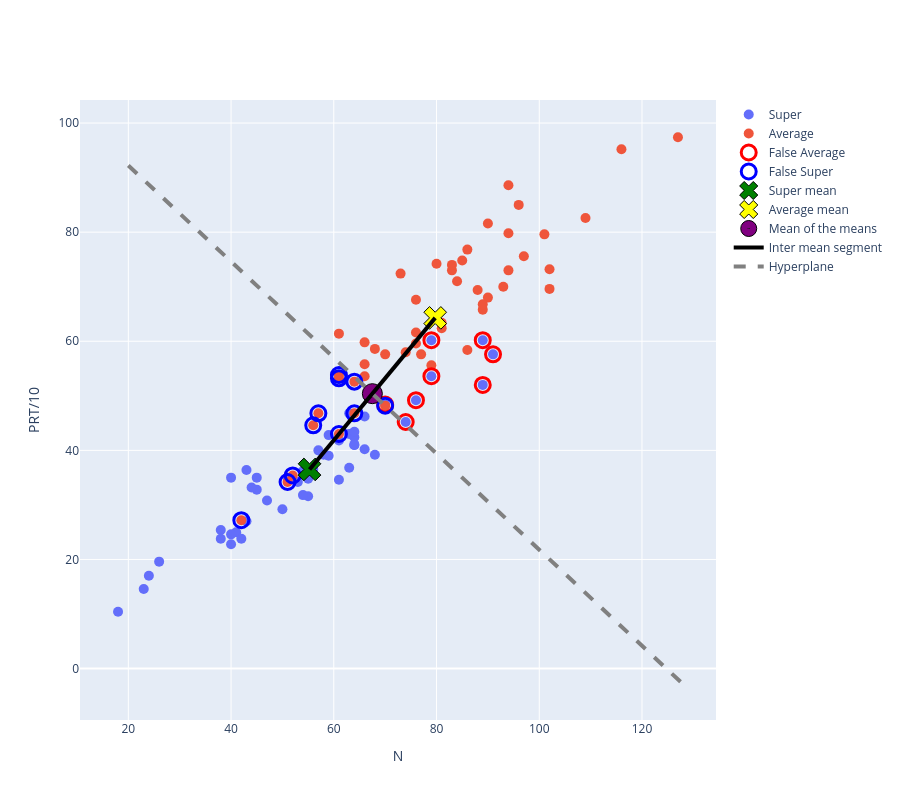

The notebook cell this image was saved under:
### Markdown cell above
-Represent geometrically the samples, class means, and decision hyperplane?

### Code cell
# Create a new Plotly figure
fig = go.Figure()

# Plot the samples belonging to the "Super" class
# N is plotted on the x-axis and PRT/10 on the y-axis
fig.add_trace(go.Scatter(
    x=NSup, y=PRT10Sup, name='Super'
))

# Optional: customize the marker color and size
# fig.update_traces(marker=dict(color='green', size=10))

# Plot the samples belonging to the "Average" class
fig.add_trace(go.Scatter(
    x=NAvg, y=PRT10Avg, name='Average'
))

# Set the marker size for all traces added so far
fig.update_traces(marker=dict(size=10))


# Identify the indices of incorrectly classified "Average" samples
# Add the number of "Super" samples to obtain their positions in X
ixFP = np.where(y[ixAverage] != yp[ixAverage])[0] + 50

# Identify the indices of incorrectly classified "Super" samples
ixFN = np.where(y[ixSuper] != yp[ixSuper])[0]

# Highlight the incorrectly classified "Super" samples
# These are false negatives: "Super" samples predicted as "Average"
fig.add_trace(go.Scatter(
    x=X[ixFN, 0],
    y=X[ixFN, 1],
    name='False Average',
    marker_size=15,
    marker_symbol="circle-open",
    marker=dict(
        color="red",
        line=dict(width=3, color='red')
    )
))

# Highlight the incorrectly classified "Average" samples
# These are false positives: "Average" samples predicted as "Super"
fig.add_trace(go.Scatter(
    x=X[ixFP, 0],
    y=X[ixFP, 1],
    name='False Super',
    marker_size=15,
    marker_symbol="circle-open",
    marker=dict(
        color="blue",
        line=dict(width=3, color='blue')
    )
))


# Plot the mean vector of the "Super" class
# The mean is represented by a green cross
fig.add_trace(go.Scatter(
    x=muSup[0],
    y=muSup[1],
    marker_size=20,
    marker_symbol='x',
    name='Super mean',
    marker=dict(
        color="green",
        line=dict(width=1, color='black')
    )
))

# Plot the mean vector of the "Average" class
# The mean is represented by a yellow cross
fig.add_trace(go.Scatter(
    x=muAvg[0],
    y=muAvg[1],
    marker_size=20,
    marker_symbol='x',
    name='Average mean',
    marker=dict(
        color="yellow",
        line=dict(width=1, color='black')
    )
))

# Calculate and plot the midpoint between the two class means
# This point is the arithmetic mean of the two mean vectors
fig.add_trace(go.Scatter(
    x=(muSup[0] + muAvg[0]) / 2,
    y=(muSup[1] + muAvg[1]) / 2,
    marker_size=20,
    marker_symbol="circle-dot",
    name='Mean of the means',
    marker=dict(
        color="purple",
        line=dict(width=1, color='black')
    )
))


# Set all traces added so far to display markers
fig.update_traces(mode='markers')

# Draw a line segment connecting the two class mean vectors
fig.add_trace(go.Scatter(
    x=[muSup[0][0], muAvg[0][0]],
    y=[muSup[1][0], muAvg[1][0]],
    mode='lines',
    line=dict(color="black", width=4),
    name='Inter mean segment'
))

# Calculate the normal vector of the decision boundary
# W is the difference between the two class mean vectors
W = muSup - muAvg

# Calculate the constant term of the linear discriminant function
# d(x) = W.T @ x + b
b = -0.5 * (muSup - muAvg).T @ (muSup + muAvg)

# Generate x-axis values for plotting the decision boundary
# The range from 20 to 129 defines the horizontal extent of the line
x1 = np.arange(20, 130, 1)

# Calculate the corresponding y-axis values of the decision boundary
# The equation is obtained by setting d(x) = 0 and solving for x2
# Here, x1 represents N and x2 represents PRT/10
x2 = -(
    (muSup[0][0] - muAvg[0][0])
    / (muSup[1][0] - muAvg[1][0])
) * x1 + 0.5 * (
    muSup[0][0]**2 + muSup[1][0]**2
    - muAvg[0][0]**2 - muAvg[1][0]**2
) / (muSup[1][0] - muAvg[1][0])

# Plot the decision boundary as a dashed gray line
# This line separates the regions assigned to the two classes
fig.add_trace(go.Scatter(
    x=x1,
    y=x2.flatten(),
    mode='lines',
    line=dict(dash='dash', color="gray", width=4),
    name='Hyperplane'
))


# Label the x-axis and y-axis
fig.update_xaxes(title_text='N')
fig.update_yaxes(title_text='PRT/10')

# Configure the figure dimensions
fig.update_layout(
    autosize=False,
    width=900,
    height=800
)

# Display the final figure
fig.show()

### Figure 1 — Plotly figure (JSON) as saved in the notebook; plotly's stock layout.template omitted (floating-point values rounded to 4 significant figures)
{"data": [{"marker": {"size": 10}, "mode": "markers", "name": "Super", "type": "scatter", "x": [41, 42, 26, 63, 45, 55, 57, 66, 64, 38, 40, 54, 55, 54, 59, 74, 63, 70, 56, 38, 45, 61, 91, 61, 66, 50, 63, 51, 24, 64, 64, 53, 43, 79, 44, 79, 58, 68, 18, 64, 59, 40, 40, 43, 89, 23, 47, 76, 52, 89], "y": [25, 23.8, 19.6, 36.8, 35, 31.6, 40, 40.2, 42.4, 25.4, 35, 31.8, 34.8, 36.2, 42.8, 45.2, 46.8, 48.4, 36.6, 23.8, 32.8, 41.8, 57.6, 34.6, 46.2, 29.2, 43, 35, 17, 41, 41, 34.2, 27, 60.2, 33.2, 53.6, 39.2, 39.2, 10.4, 43.4, 39, 24.6, 22.8, 36.4, 60.2, 14.6, 30.8, 49.2, 34.8, 52]}, {"marker": {"size": 10}, "mode": "markers", "name": "Average", "type": "scatter", "x": [76, 77, 81, 74, 70, 70, 76, 52, 42, 81, 56, 102, 86, 88, 109, 57, 61, 61, 61, 101, 96, 64, 94, 51, 61, 68, 84, 127, 93, 94, 90, 66, 66, 85, 102, 94, 83, 89, 79, 66, 83, 90, 97, 80, 76, 116, 86, 64, 89, 73], "y": [59.6, 57.6, 62.4, 58, 48.2, 57.6, 61.6, 35.4, 27.2, 63.4, 44.6, 69.6, 58.4, 69.4, 82.6, 46.8, 61.4, 53.2, 43, 79.6, 85, 52.6, 79.8, 34.2, 53.8, 58.6, 71, 97.4, 70, 73, 68, 55.8, 59.8, 74.8, 73.2, 88.6, 73, 65.8, 55.6, 53.6, 74, 81.6, 75.6, 74.2, 67.6, 95.2, 76.8, 46.8, 66.8, 72.4]}, {"marker": {"color": "red", "line": {"color": "red", "width": 3}, "size": 15, "symbol": "circle-open"}, "mode": "markers", "name": "False Average", "type": "scatter", "x": [74, 70, 91, 79, 79, 89, 76, 89], "y": [45.2, 48.4, 57.6, 60.2, 53.6, 60.2, 49.2, 52]}, {"marker": {"color": "blue", "line": {"color": "blue", "width": 3}, "size": 15, "symbol": "circle-open"}, "mode": "markers", "name": "False Super", "type": "scatter", "x": [70, 52, 42, 56, 57, 61, 61, 64, 51, 61, 64], "y": [48.2, 35.4, 27.2, 44.6, 46.8, 53.2, 43, 52.6, 34.2, 53.8, 46.8]}, {"marker": {"color": "green", "line": {"color": "black", "width": 1}, "size": 20, "symbol": "x"}, "mode": "markers", "name": "Super mean", "type": "scatter", "x": [55.28], "y": [36.5]}, {"marker": {"color": "yellow", "line": {"color": "black", "width": 1}, "size": 20, "symbol": "x"}, "mode": "markers", "name": "Average mean", "type": "scatter", "x": [79.74], "y": [64.28]}, {"marker": {"color": "purple", "line": {"color": "black", "width": 1}, "size": 20, "symbol": "circle-dot"}, "mode": "markers", "name": "Mean of the means", "type": "scatter", "x": [67.51], "y": [50.39]}, {"line": {"color": "black", "width": 4}, "mode": "lines", "name": "Inter mean segment", "type": "scatter", "x": [55.28, 79.74], "y": [36.5, 64.28]}, {"line": {"color": "gray", "dash": "dash", "width": 4}, "mode": "lines", "name": "Hyperplane", "type": "scatter", "x": [20, 21, 22, 23, 24, 25, 26, 27, 28, 29, 30, 31, 32, 33, 34, 35, 36, 37, 38, 39, 40, 41, 42, 43, 44, 45, 46, 47, 48, 49, 50, 51, 52, 53, 54, 55, 56, 57, 58, 59, 60, 61, 62, 63, 64, 65, 66, 67, 68, 69, 70, 71, 72, 73, 74, 75, 76, 77, 78, 79, 80, 81, 82, 83, 84, 85, 86, 87, 88, 89, 90, 91, 92, 93, 94, 95, 96, 97, 98, 99, 100, 101, 102, 103, 104, 105, 106, 107, 108, 109, 110, 111, 112, 113, 114, 115, 116, 117, 118, 119, 120, 121, 122, 123, 124, 125, 126, 127, 128, 129], "y": [92.23, 91.35, 90.47, 89.58, 88.7, 87.82, 86.94, 86.06, 85.18, 84.3, 83.42, 82.54, 81.66, 80.78, 79.9, 79.02, 78.14, 77.26, 76.38, 75.5, 74.62, 73.74, 72.86, 71.97, 71.09, 70.21, 69.33, 68.45, 67.57, 66.69, 65.81, 64.93, 64.05, 63.17, 62.29, 61.41, 60.53, 59.65, 58.77, 57.89, 57.01, 56.13, 55.25, 54.37, 53.48, 52.6, 51.72, 50.84, 49.96, 49.08, 48.2, 47.32, 46.44, 45.56, 44.68, 43.8, 42.92, 42.04, 41.16, 40.28, 39.4, 38.52, 37.64, 36.76, 35.87, 34.99, 34.11, 33.23, 32.35, 31.47, 30.59, 29.71, 28.83, 27.95, 27.07, 26.19, 25.31, 24.43, 23.55, 22.67, 21.79, 20.91, 20.03, 19.15, 18.26, 17.38, 16.5, 15.62, 14.74, 13.86, 12.98, 12.1, 11.22, 10.34, 9.46, 8.58, 7.699, 6.819, 5.938, 5.058, 4.177, 3.297, 2.416, 1.536, 0.6551, -0.2253, -1.106, -1.986, -2.867, -3.747]}], "layout": {"autosize": false, "height": 800, "width": 900, "xaxis": {"title": {"text": "N"}}, "yaxis": {"title": {"text": "PRT/10"}}}}
